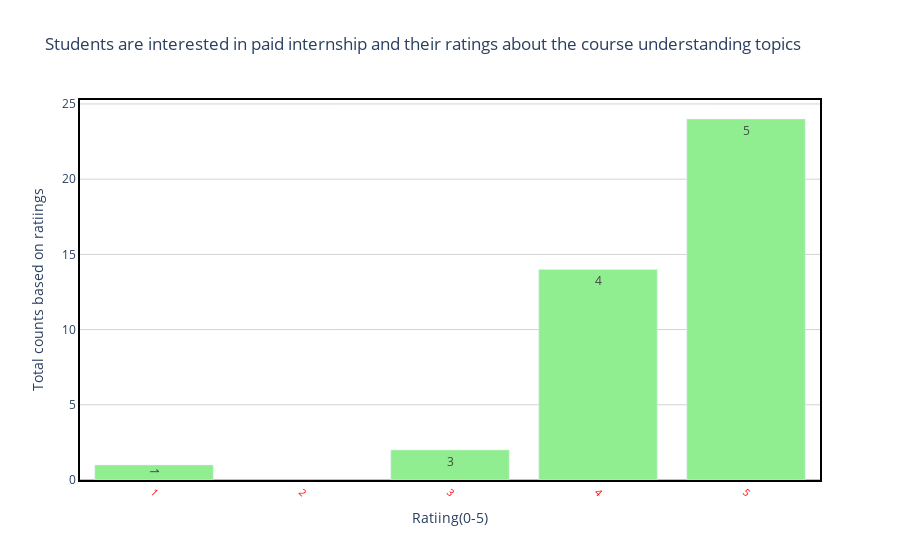

The notebook cell saved with this chart:
### Code cell
#bar chart for students who are interested in paid internship and their activities in program.
draw_trace_bar(UderstandingTopic_internship,'UderstandingTopic(0-5)','counts','Students are interested in paid internship and their ratings about the course understanding topics', 'Ratiing(0-5)','Total counts based on ratiings',"lightgreen")

### Figure 1 — Plotly figure (JSON) as saved in the notebook; plotly's stock layout.template omitted (floating-point values rounded to 4 significant figures)
{"data": [{"marker": {"color": "lightgreen"}, "text": [5, 4, 3, 1], "type": "bar", "x": [5, 4, 3, 1], "y": [24, 14, 2, 1]}], "layout": {"hovermode": "closest", "paper_bgcolor": "rgba(0, 0, 0, 0)", "plot_bgcolor": "rgba(0, 0, 0, 0)", "title": {"text": "Students are interested in paid internship and their ratings about the course understanding topics"}, "xaxis": {"linecolor": "black", "linewidth": 2, "mirror": true, "showline": true, "showticklabels": true, "tickangle": 45, "tickfont": {"color": "red", "size": 10}, "title": {"text": "Ratiing(0-5)"}, "zeroline": true, "zerolinecolor": "grey", "zerolinewidth": 1}, "yaxis": {"gridcolor": "lightgrey", "linecolor": "black", "linewidth": 2, "mirror": true, "showline": true, "title": {"text": "Total counts based on ratiings"}, "zeroline": true, "zerolinecolor": "grey", "zerolinewidth": 1}}}
